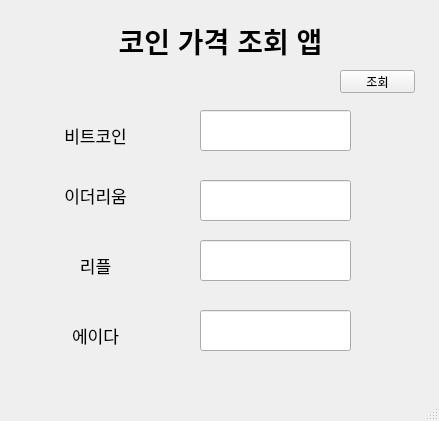
<?xml version="1.0" encoding="UTF-8"?>
<ui version="4.0">
 <class>MainWindow</class>
 <widget class="QMainWindow" name="MainWindow">
  <property name="geometry">
   <rect>
    <x>0</x>
    <y>0</y>
    <width>439</width>
    <height>421</height>
   </rect>
  </property>
  <property name="windowTitle">
   <string>MainWindow</string>
  </property>
  <widget class="QWidget" name="centralwidget">
   <widget class="QLabel" name="label">
    <property name="geometry">
     <rect>
      <x>100</x>
      <y>10</y>
      <width>241</width>
      <height>61</height>
     </rect>
    </property>
    <property name="font">
     <font>
      <pointsize>21</pointsize>
      <weight>75</weight>
      <bold>true</bold>
     </font>
    </property>
    <property name="text">
     <string>코인 가격 조회 앱</string>
    </property>
    <property name="alignment">
     <set>Qt::AlignCenter</set>
    </property>
   </widget>
   <widget class="QLineEdit" name="lineEdit_1">
    <property name="geometry">
     <rect>
      <x>200</x>
      <y>110</y>
      <width>151</width>
      <height>41</height>
     </rect>
    </property>
    <property name="font">
     <font>
      <pointsize>13</pointsize>
     </font>
    </property>
   </widget>
   <widget class="QLineEdit" name="lineEdit_2">
    <property name="geometry">
     <rect>
      <x>200</x>
      <y>180</y>
      <width>151</width>
      <height>41</height>
     </rect>
    </property>
    <property name="font">
     <font>
      <pointsize>13</pointsize>
     </font>
    </property>
   </widget>
   <widget class="QLineEdit" name="lineEdit_3">
    <property name="geometry">
     <rect>
      <x>200</x>
      <y>240</y>
      <width>151</width>
      <height>41</height>
     </rect>
    </property>
    <property name="font">
     <font>
      <pointsize>13</pointsize>
     </font>
    </property>
   </widget>
   <widget class="QLineEdit" name="lineEdit_4">
    <property name="geometry">
     <rect>
      <x>200</x>
      <y>310</y>
      <width>151</width>
      <height>41</height>
     </rect>
    </property>
    <property name="font">
     <font>
      <pointsize>13</pointsize>
     </font>
    </property>
   </widget>
   <widget class="QLabel" name="label_2">
    <property name="geometry">
     <rect>
      <x>40</x>
      <y>100</y>
      <width>111</width>
      <height>71</height>
     </rect>
    </property>
    <property name="font">
     <font>
      <pointsize>13</pointsize>
     </font>
    </property>
    <property name="text">
     <string>비트코인</string>
    </property>
    <property name="alignment">
     <set>Qt::AlignCenter</set>
    </property>
   </widget>
   <widget class="QLabel" name="label_3">
    <property name="geometry">
     <rect>
      <x>40</x>
      <y>160</y>
      <width>111</width>
      <height>71</height>
     </rect>
    </property>
    <property name="font">
     <font>
      <pointsize>13</pointsize>
     </font>
    </property>
    <property name="text">
     <string>이더리움</string>
    </property>
    <property name="alignment">
     <set>Qt::AlignCenter</set>
    </property>
   </widget>
   <widget class="QLabel" name="label_4">
    <property name="geometry">
     <rect>
      <x>40</x>
      <y>230</y>
      <width>111</width>
      <height>71</height>
     </rect>
    </property>
    <property name="font">
     <font>
      <pointsize>13</pointsize>
     </font>
    </property>
    <property name="text">
     <string>리플</string>
    </property>
    <property name="alignment">
     <set>Qt::AlignCenter</set>
    </property>
   </widget>
   <widget class="QLabel" name="label_5">
    <property name="geometry">
     <rect>
      <x>40</x>
      <y>300</y>
      <width>111</width>
      <height>71</height>
     </rect>
    </property>
    <property name="font">
     <font>
      <pointsize>13</pointsize>
     </font>
    </property>
    <property name="text">
     <string>에이다</string>
    </property>
    <property name="alignment">
     <set>Qt::AlignCenter</set>
    </property>
   </widget>
   <widget class="QPushButton" name="pushButton">
    <property name="geometry">
     <rect>
      <x>340</x>
      <y>70</y>
      <width>75</width>
      <height>23</height>
     </rect>
    </property>
    <property name="text">
     <string>조회</string>
    </property>
   </widget>
  </widget>
  <widget class="QMenuBar" name="menubar">
   <property name="geometry">
    <rect>
     <x>0</x>
     <y>0</y>
     <width>439</width>
     <height>21</height>
    </rect>
   </property>
  </widget>
  <widget class="QStatusBar" name="statusbar"/>
 </widget>
 <resources/>
 <connections/>
</ui>
